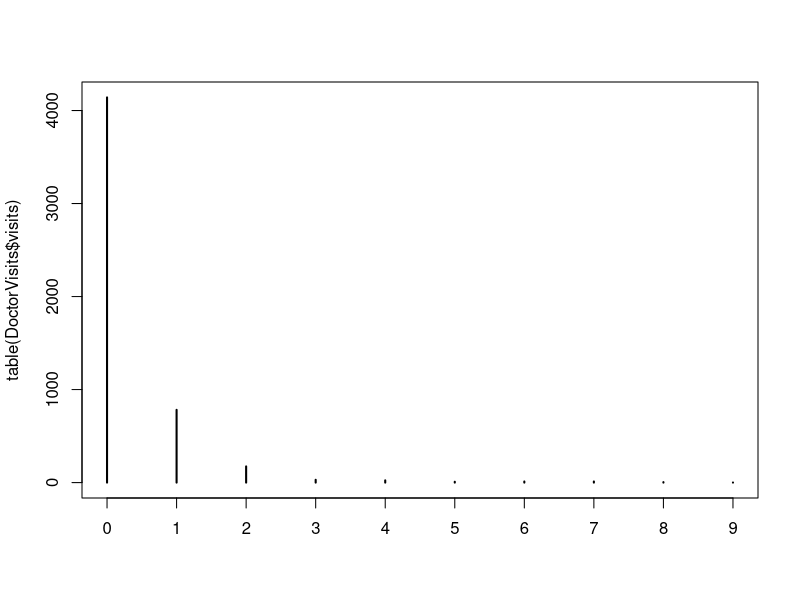
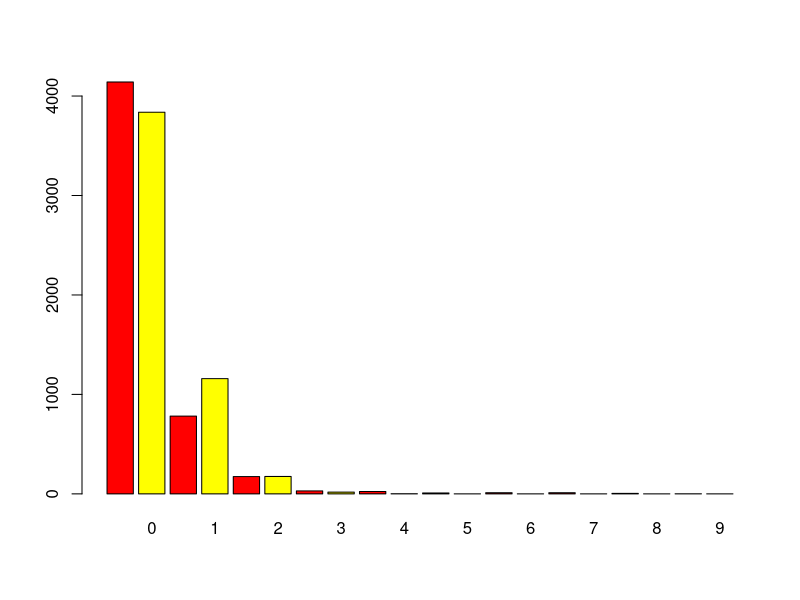

Source code (R) for these figures, in order:
########################################################
# CHEP 805.3 - Biostatistics I
########################################################

# Doctorvisits data from AER package, 
# in which the variable visits will be our target variable
# source: https://www.r-bloggers.com/2020/01/count-data-models/

library(tidyverse)
library(AER)
library(broom)
library(ModelMetrics)

# Load data
data("DoctorVisits")
doc <- DoctorVisits
glimpse(doc)

doc$visits<-as.integer(doc$visits)
doc$illness <- as.factor(doc$illness)

tab <- table(doc$visits)
tab

# Plot response
plot(table(DoctorVisits$visits))


## Fit Poisson model
model11<-glm(visits~gender+age+income+illness+nchronic+lchronic, data=doc, 
             family ="poisson")
summary(model11)
glance(model11)


# Check theoretical and empirical distribution 

pos <- dpois(0:9,0.302)*5190
both <- numeric(20)
both[1:20 %% 2 != 0] <- tab
both[1:20 %% 2 == 0] <- pos
labels<-character(20)
labels[1:20 %% 2==0]<-as.character(0:9)
barplot(both,col=rep(c("red","yellow"),10),names=labels)


# Overdispersion test

dispersiontest(model11)

# since the p-value is very small then we have overdispersion problem, 
# suggesting the use of quasi-poisson model instead.

## Fit Quasi poisson model

model2<-glm(visits~gender+age+income+illness+nchronic+lchronic, 
            data=doc, family ="quasipoisson")
tidy(model2)
glance(model2)

# This model uses the quasi maximum likelihood which gives 
# the same coefficient estimates but with different (corrected) standard errors.
